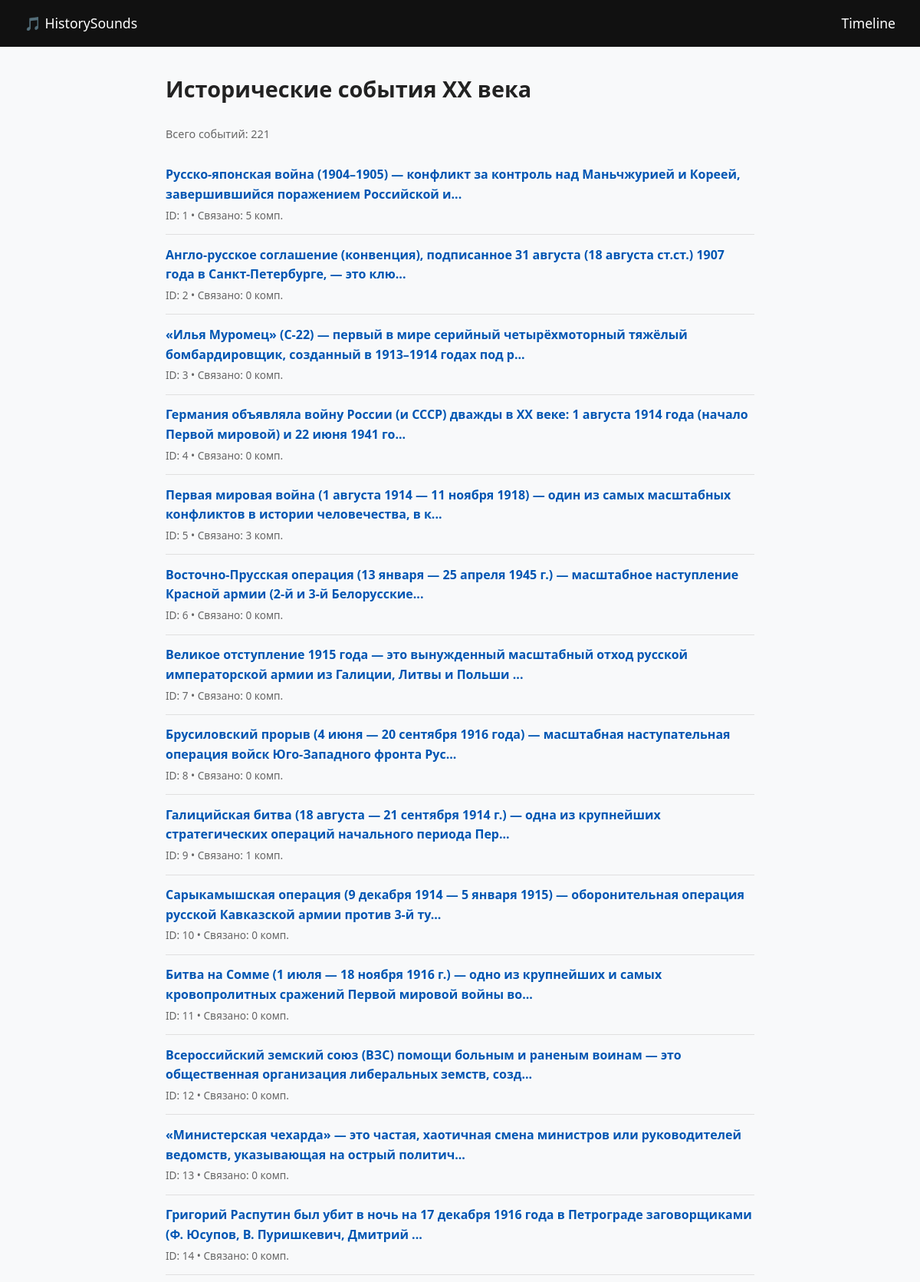
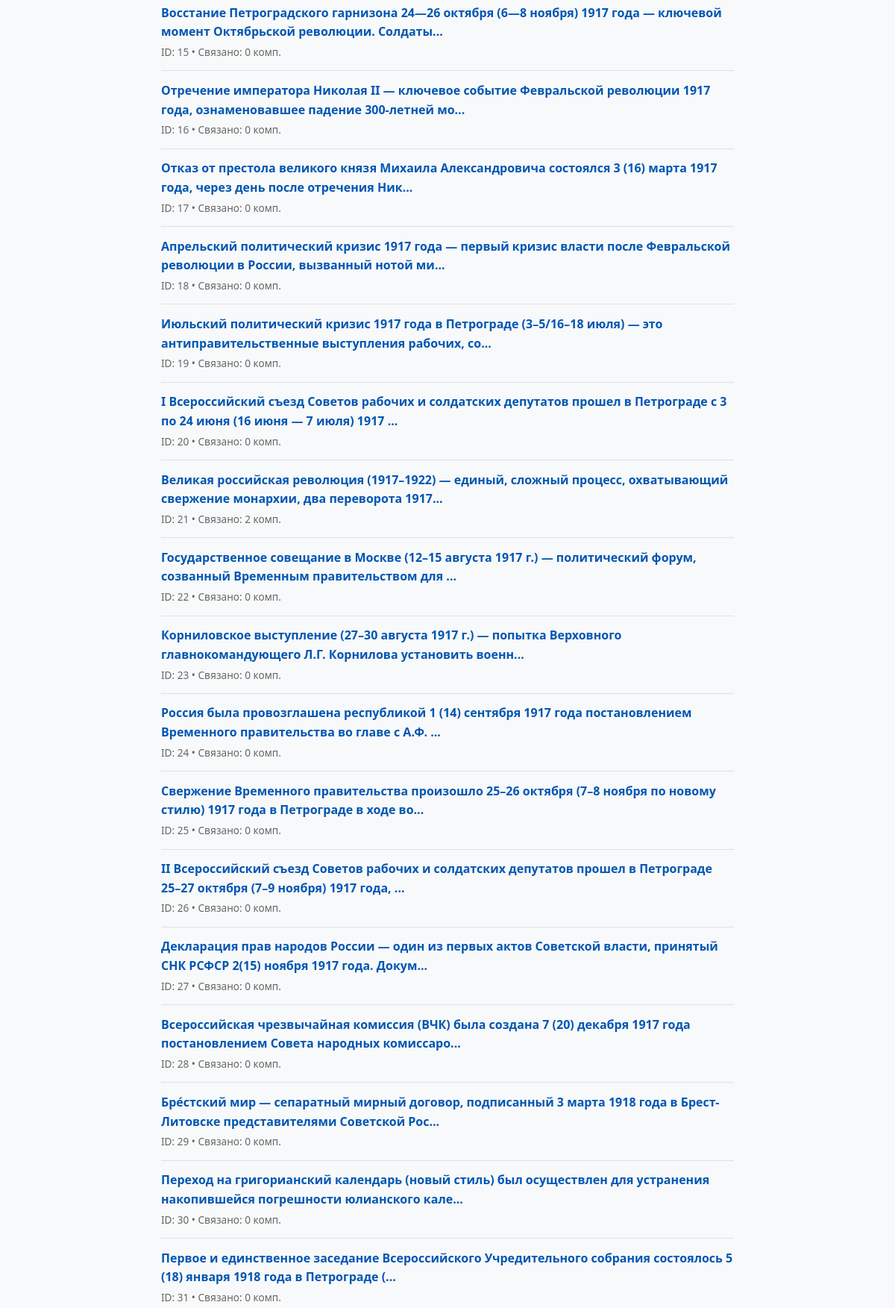
The page / (upper part) on the database its author committed (2 pictures, top to bottom).
### models/events.py (models this page shows)
class Event(Base):
    __tablename__ = "events"
    id = Column(Integer, primary_key=True, index=True, autoincrement=True)
    description = Column(String, nullable=False)
    excel_id = Column(String, index=True)
    songs = relationship("Song", secondary=song_event, back_populates="events")

### app.py (the view)
@app.get("/", response_class=HTMLResponse)
async def timeline(request: Request, db: Session = Depends(get_db)):
    events = db.query(Event).order_by(Event.id.asc()).all()
    return templates.TemplateResponse(request, "timeline.html", {"events": events})

### templates/timeline.html
{% extends "base.html" %}
{% block content %}
<h1>Исторические события XX века</h1>
<p class="debug-count">Всего событий: {{ events|length }}</p>
<ul class="timeline">
{% for e in events %}
  <li class="timeline-item">
    <a href="/event/{{ e.id }}" class="event-link">
      <strong>
        {{ e.description[:120] }}{% if e.description|length > 120 %}...{% endif %}
      </strong>
      <span class="event-meta">ID: {{ e.id }} • Связано: {{ e.songs|length }} комп.</span>
    </a>
  </li>
{% endfor %}
</ul>
{% endblock %}

### static/style.css (style rules this page uses)
* { box-sizing: border-box; margin: 0; padding: 0; }
html, body { font-family: system-ui, -apple-system, "Segoe UI", Roboto, sans-serif; line-height: 1.6; color: #222; background: #f8f9fa; height: auto !important; overflow-y: auto !important; }
h1 { margin-bottom: 1.5rem; font-size: 1.8rem; }
.timeline { list-style: none; height: auto !important; max-height: none !important; overflow: visible !important; }
.timeline-item { padding: 0.6rem 0; border-bottom: 1px solid #e0e0e0; }
.debug-count { color: #666; font-size: 0.9rem; margin-bottom: 1rem; }
.event-link { text-decoration: none; color: #0056b3; display: block; padding: 0.25rem 0; }
.event-meta { display: block; font-size: 0.85rem; color: #666; margin-top: 0.2rem; }

### rows shown on the page
Event: description "Русско-японская война (1904–1905) — конфликт за контроль над Маньчжурией и Кореей, завершившийся поражением Российской и", id "1", songs|length "5"
Event: description "Англо-русское соглашение (конвенция), подписанное 31 августа (18 августа ст.ст.) 1907 года в Санкт-Петербурге, — это клю", id "2", songs|length "0"
Event: description "«Илья Муромец» (С-22) — первый в мире серийный четырёхмоторный тяжёлый бомбардировщик, созданный в 1913–1914 годах под р", id "3", songs|length "0"
Event: description "Германия объявляла войну России (и СССР) дважды в XX веке: 1 августа 1914 года (начало Первой мировой) и 22 июня 1941 го", id "4", songs|length "0"
Event: description "Первая мировая война (1 августа 1914 — 11 ноября 1918) — один из самых масштабных конфликтов в истории человечества, в к", id "5", songs|length "3"
Event: description "Восточно-Прусская операция (13 января — 25 апреля 1945 г.) — масштабное наступление Красной армии (2-й и 3-й Белорусские", id "6", songs|length "0"
Event: description "Великое отступление 1915 года — это вынужденный масштабный отход русской императорской армии из Галиции, Литвы и Польши", id "7", songs|length "0"
Event: description "Брусиловский прорыв (4 июня — 20 сентября 1916 года) — масштабная наступательная операция войск Юго-Западного фронта Рус", id "8", songs|length "0"
Event: description "Галицийская битва (18 августа — 21 сентября 1914 г.) — одна из крупнейших стратегических операций начального периода Пер", id "9", songs|length "1"
Event: description "Сарыкамышская операция (9 декабря 1914 — 5 января 1915) — оборонительная операция русской Кавказской армии против 3-й ту", id "10", songs|length "0"
Event: description "Битва на Сомме (1 июля — 18 ноября 1916 г.) — одно из крупнейших и самых кровопролитных сражений Первой мировой войны во", id "11", songs|length "0"
Event: description "Всероссийский земский союз (ВЗС) помощи больным и раненым воинам — это общественная организация либеральных земств, созд", id "12", songs|length "0"
Event: description "«Министерская чехарда» — это частая, хаотичная смена министров или руководителей ведомств, указывающая на острый политич", id "13", songs|length "0"
Event: description "Григорий Распутин был убит в ночь на 17 декабря 1916 года в Петрограде заговорщиками (Ф. Юсупов, В. Пуришкевич, Дмитрий", id "14", songs|length "0"
Event: description "Восстание Петроградского гарнизона 24—26 октября (6—8 ноября) 1917 года — ключевой момент Октябрьской революции. Солдаты", id "15", songs|length "0"
Event: description "Отречение императора Николая II — ключевое событие Февральской революции 1917 года, ознаменовавшее падение 300-летней мо", id "16", songs|length "0"
Event: description "Отказ от престола великого князя Михаила Александровича состоялся 3 (16) марта 1917 года, через день после отречения Ник", id "17", songs|length "0"
Event: description "Апрельский политический кризис 1917 года — первый кризис власти после Февральской революции в России, вызванный нотой ми", id "18", songs|length "0"
Event: description "Июльский политический кризис 1917 года в Петрограде (3–5/16–18 июля) — это антиправительственные выступления рабочих, со", id "19", songs|length "0"
Event: description "I Всероссийский съезд Советов рабочих и солдатских депутатов прошел в Петрограде с 3 по 24 июня (16 июня — 7 июля) 1917", id "20", songs|length "0"
Event: description "Великая российская революция (1917–1922) — единый, сложный процесс, охватывающий свержение монархии, два переворота 1917", id "21", songs|length "2"
Event: description "Государственное совещание в Москве (12–15 августа 1917 г.) — политический форум, созванный Временным правительством для", id "22", songs|length "0"
Event: description "Корниловское выступление (27–30 августа 1917 г.) — попытка Верховного главнокомандующего Л.Г. Корнилова установить военн", id "23", songs|length "0"
Event: description "Россия была провозглашена республикой 1 (14) сентября 1917 года постановлением Временного правительства во главе с А.Ф.", id "24", songs|length "0"
Event: description "Свержение Временного правительства произошло 25–26 октября (7–8 ноября по новому стилю) 1917 года в Петрограде в ходе во", id "25", songs|length "0"
Event: description "II Всероссийский съезд Советов рабочих и солдатских депутатов прошел в Петрограде 25–27 октября (7–9 ноября) 1917 года,", id "26", songs|length "0"
Event: description "Декларация прав народов России — один из первых актов Советской власти, принятый СНК РСФСР 2(15) ноября 1917 года. Докум", id "27", songs|length "0"
Event: description "Всероссийская чрезвычайная комиссия (ВЧК) была создана 7 (20) декабря 1917 года постановлением Совета народных комиссаро", id "28", songs|length "0"
Event: description "Бре́стский мир — сепаратный мирный договор, подписанный 3 марта 1918 года в Брест-Литовске представителями Советской Рос", id "29", songs|length "0"
Event: description "Переход на григорианский календарь (новый стиль) был осуществлен для устранения накопившейся погрешности юлианского кале", id "30", songs|length "0"
Event: description "Первое и единственное заседание Всероссийского Учредительного собрания состоялось 5 (18) января 1918 года в Петрограде (", id "31", songs|length "0"

### other values the page prints
{{ events|length }} "221"
